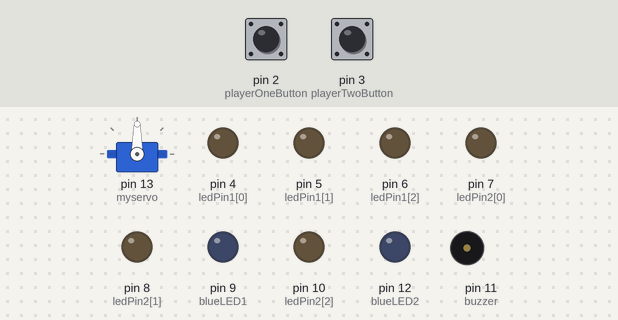
Bench run of a sketch on a simulated Arduino Uno, built with avr-gcc and run on an emulated ATmega328P. Parts: servo, output pins drawn as LEDs (lit = HIGH), buzzer (waves = sounding). Dashed ring = blinking. The inputs (shaded band) are chosen by the test bench; at power-on: pin 2 (playerOneButton) HIGH, pin 3 (playerTwoButton) HIGH. Random numbers use the default seed unless the sketch sets one.

Above: at 1.2 s.
1.3 s: pin 2 (playerOneButton) pulsed LOW 2 times (0.12 s each, 0.3 s apart)
At 2.24 s:
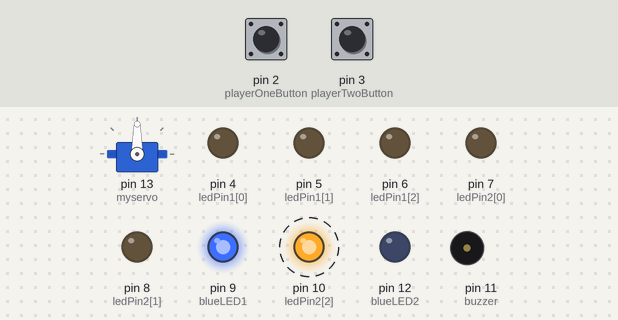
At 3.19 s:
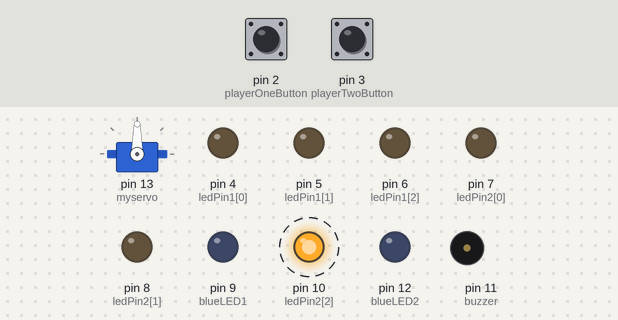
4.3 s: pin 3 (playerTwoButton) pulsed LOW 2 times (0.12 s each, 0.3 s apart)
At 7.68 s:
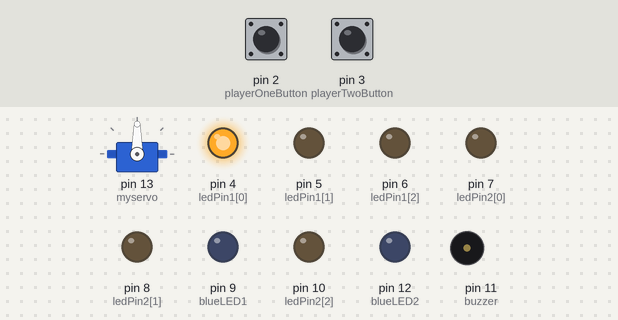
Timing chart, 0 to 19.9 s (numbered marks = the images above; inputs shaded):
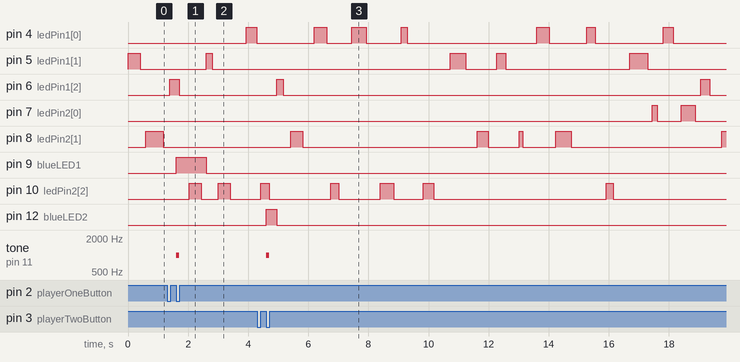

Measured:
- after the input at 1.3 s, pin 9 (blueLED1): LOW → HIGH after 0.30 s, → LOW 1.0 s later; tone on pin 11 (buzzer): silent → 1000 Hz after 0.30 s, → silent 0.10 s later
- after the input at 4.3 s, pin 12 (blueLED2): LOW → HIGH after 0.30 s, → LOW 0.35 s later; tone on pin 11 (buzzer): silent → 1000 Hz after 0.30 s, → silent 0.10 s later

The sketch:

code.ino
```cpp
#include "pitches.h" //library to play melidies with piezo
#include <Servo.h>

Servo myservo;  // create servo object to control a servo
// twelve servo objects can be created on most boards

int pos = 0;    // variable to store the servo position

int melody[] = {  //simple melody on piezo when the game when 1 person wins
// created by https://www.arduino.cc/en/Tutorial/BuiltInExamples/toneMelody
  NOTE_C4, NOTE_G3, NOTE_G3, NOTE_A3, NOTE_G3, 0, NOTE_B3, NOTE_C4
};

int melody_twowinners[] = { //game of thrones opening on piezo when 2 people win
//created by Robson Couto
//https://github.com/robsoncouto/arduino-songs/tree/master/gameofthrones

  NOTE_G4,8, NOTE_C4,8, NOTE_DS4,16, NOTE_F4,16, NOTE_G4,8, NOTE_C4,8, NOTE_DS4,16, NOTE_F4,16, //1
  NOTE_G4,8, NOTE_C4,8, NOTE_DS4,16, NOTE_F4,16, NOTE_G4,8, NOTE_C4,8, NOTE_DS4,16, NOTE_F4,16,
  NOTE_G4,8, NOTE_C4,8, NOTE_E4,16, NOTE_F4,16, NOTE_G4,8, NOTE_C4,8, NOTE_E4,16, NOTE_F4,16,
  NOTE_G4,8, NOTE_C4,8, NOTE_E4,16, NOTE_F4,16, NOTE_G4,8, NOTE_C4,8, NOTE_E4,16, NOTE_F4,16,
  NOTE_G4,-4, NOTE_C4,-4,//5
  NOTE_DS4,16, NOTE_F4,16, NOTE_G4,4, NOTE_C4,4, NOTE_DS4,16, NOTE_F4,16, //6
  NOTE_D4,4, //7 and 8
};

int noteDurations[] = {

  4, 8, 8, 4, 4, 4, 4, 4
};

// assign LEDs and button to pins
int ledPin1[] = {4,5,6}; //red
int ledPin2[] = {7,8,10}; //green
int ledPin_current1 = ledPin1[0];
int ledPin_current2 = ledPin2[0];
int playerOneButton = 2; //pin for player1
int playerTwoButton = 3; //pin for player2
int blueLED1 = 9; //pin for blueLED1
int blueLED2 = 12; //pin for blueLED1
const int buzzer = 11; //pin for piezo

// declare variables
int delayTime=400; // time delay between lights on/off
int randNumber;
int randNumber2;
int counter1=0; //count of points for player 1
int counter2=0; //count of points for player 2

//setup interrupt, button input and LED outputs
void setup() {
  //initializing
  myservo.attach(13);

  for (int i=0; i<3; i++){
    pinMode(ledPin1[i], OUTPUT);
  }
  for (int i=0; i<3; i++){
    pinMode(ledPin2[i], OUTPUT);
  }
  pinMode(playerOneButton, INPUT);
  pinMode(playerTwoButton, INPUT);
  pinMode(blueLED1, OUTPUT);
  pinMode(blueLED2, OUTPUT);
  pinMode(buzzer, OUTPUT); // Set buzzer - pin 9 as an output
}

//run main program loop
void loop() {

  attachInterrupt(0, playerOneInput, FALLING); // interrupt routine player1
  attachInterrupt(1, playerTwoInput, FALLING); // interrupt routine player2

  victory(); //checks if one or both players win

  randNumber = random(3); // select a random number
  ledPin_current1 = ledPin1[randNumber];
  digitalWrite(ledPin1[randNumber], HIGH); // light the LED with this number
  delay(rand() % 500 + 100); //absolutely random duration for moles
  digitalWrite(ledPin1[randNumber], LOW);
  delay(rand() % 500 + 100);

  randNumber2 = random(3); // select a random number
  ledPin_current2 = ledPin2[randNumber2];
  digitalWrite(ledPin2[randNumber2], HIGH); // light the LED with this number
  delay(rand() % 500 + 100);
  digitalWrite(ledPin2[randNumber2], LOW);
  delay(rand() % 500 + 100);

  //functions below turn off blue lights if they are on
  checkHigh(blueLED1);
  checkHigh(blueLED2);
}


void playerOneInput() {
  if(digitalRead(ledPin_current1) == HIGH){
    digitalWrite(blueLED1, HIGH);
    counter1++;
    tone(buzzer, 1000, 100); //sound output (for correct button presses)
  }
}

void playerTwoInput() {
  if(digitalRead(ledPin_current2) == HIGH){
    digitalWrite(blueLED2, HIGH);
    counter2++;
    tone(buzzer, 1000, 100); //sound output (for correct button presses)
  }
}

void checkHigh(int blueLED) //turns off blue LEDS at the end of the loop()
{
  if(digitalRead(blueLED) == HIGH){
    digitalWrite(blueLED, LOW);}
}

void victory() //check who wins
{
  if(counter1 == 10 && counter2 ==10)
  {
    for (int i=0; i<3; i++){
    digitalWrite(ledPin1[i], HIGH);
    }
    for (int i=0; i<3; i++){
    digitalWrite(ledPin2[i], HIGH);
    }
    two_winners(); //game of thrones opening plays
    delay(delayTime+300);
    for (int i=0; i<3; i++){
    digitalWrite(ledPin1[i], LOW);
    }
    for (int i=0; i<3; i++){
    digitalWrite(ledPin2[i], LOW);
    }
  }
  else if(counter1 == 10)
  {
    one_winner(ledPin1);
  }
  else if(counter2 == 10)
  {
    one_winner(ledPin2);
  }

  //condition below sets counters to 0 and spins a servo

  if(counter1==10 || counter2==10)
  {
    counter1=0;
    counter2=0;
    myservo.write(0);
    delay(1000);
    myservo.write(180);
    delay(1300);
  }
}

void one_winner(int ledPin[])
{
  for (int i=0; i<3; i++){
  digitalWrite(ledPin[i], HIGH);
  }
  win_music(); //simple melody
  delay(delayTime+300);
  for (int i=0; i<3; i++){
  digitalWrite(ledPin[i], LOW);
  }
}

void win_music() //created by https://www.arduino.cc/en/Tutorial/BuiltInExamples/toneMelody
{
  for (int thisNote = 0; thisNote < 8; thisNote++) {

    // to calculate the note duration, take one second divided by the note type.

    //e.g. quarter note = 1000 / 4, eighth note = 1000/8, etc.

    int noteDuration = 1000 / noteDurations[thisNote];

    tone(11, melody[thisNote], noteDuration);

    // to distinguish the notes, set a minimum time between them.

    // the note's duration + 30% seems to work well:

    int pauseBetweenNotes = noteDuration * 1.30;

    delay(pauseBetweenNotes);

    // stop the tone playing:

    noTone(11);

  }
}

void two_winners() //created by Robson Couto
{
  int tempo = 85;
  int notes = sizeof(melody_twowinners) / sizeof(melody_twowinners[0]) / 2;

  // this calculates the duration of a whole note in ms
  int wholenote = (60000 * 4) / tempo;

  int divider = 0, noteDuration = 0;
  for (int thisNote = 0; thisNote < notes * 2; thisNote = thisNote + 2) {

    // calculates the duration of each note
    divider = melody_twowinners[thisNote + 1];
    if (divider > 0) {
      // regular note, just proceed
      noteDuration = (wholenote) / divider;
    } else if (divider < 0) {
      // dotted notes are represented with negative durations!!
      noteDuration = (wholenote) / abs(divider);
      noteDuration *= 1.5; // increases the duration in half for dotted notes
    }

    // we only play the note for 90% of the duration, leaving 10% as a pause
    tone(buzzer, melody_twowinners[thisNote], noteDuration * 0.9);

    // Wait for the specief duration before playing the next note.
    delay(noteDuration);

    // stop the waveform generation before the next note.
    noTone(buzzer);
  }
}
```
